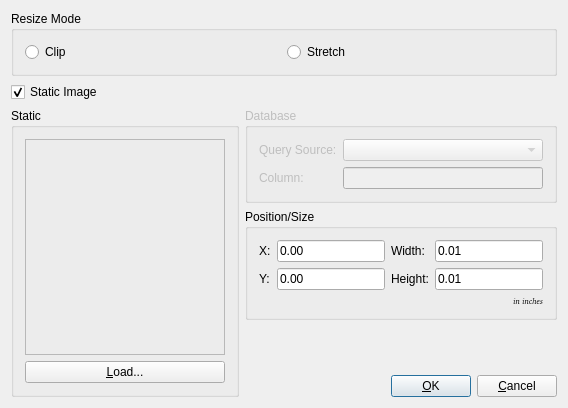
<ui version="4.0" >
 <author></author>
 <comment> * Copyright (c) 2002-2006 by OpenMFG, LLC
 *
 * This program is free software; you can redistribute it and/or modify
 * it under the terms of the GNU General Public License as published by
 * the Free Software Foundation; either version 2 of the License, or
 * (at your option) any later version.
 *
 * This program is distributed in the hope that it will be useful,
 * but WITHOUT ANY WARRANTY; without even the implied warranty of
 * MERCHANTABILITY or FITNESS FOR A PARTICULAR PURPOSE.  See the
 * GNU General Public License for more details.
 *
 * You should have received a copy of the GNU General Public License
 * along with this program; if not, write to the Free Software
 * Foundation, Inc., 59 Temple Place, Suite 330, Boston, MA  02111-1307  USA
 *
 * If you do not wish to be bound by the terms of the GNU General Public
 * License, DO NOT USE THIS SOFTWARE.  Please contact OpenMFG, LLC at
 * info@openmfg.com for details on how to purchase a commercial license.</comment>
 <exportmacro></exportmacro>
 <class>ImageEditor</class>
 <widget class="QDialog" name="ImageEditor" >
  <property name="geometry" >
   <rect>
    <x>0</x>
    <y>0</y>
    <width>568</width>
    <height>408</height>
   </rect>
  </property>
  <property name="windowTitle" >
   <string>Image Editor</string>
  </property>
  <layout class="QGridLayout" >
   <property name="margin" >
    <number>11</number>
   </property>
   <property name="spacing" >
    <number>6</number>
   </property>
   <item row="0" column="0" colspan="2" >
    <widget class="QGroupBox" name="ButtonGroup1" >
     <property name="title" >
      <string>Resize Mode</string>
     </property>
     <layout class="QHBoxLayout" >
      <property name="margin" >
       <number>11</number>
      </property>
      <property name="spacing" >
       <number>6</number>
      </property>
      <item>
       <widget class="QRadioButton" name="rbClip" >
        <property name="text" >
         <string>Clip</string>
        </property>
       </widget>
      </item>
      <item>
       <widget class="QRadioButton" name="rbStretch" >
        <property name="text" >
         <string>Stretch</string>
        </property>
       </widget>
      </item>
     </layout>
    </widget>
   </item>
   <item row="1" column="0" colspan="2" >
    <widget class="QCheckBox" name="cbStatic" >
     <property name="text" >
      <string>Static Image</string>
     </property>
     <property name="checked" >
      <bool>true</bool>
     </property>
    </widget>
   </item>
   <item row="2" column="0" >
    <widget class="QGroupBox" name="gbStatic" >
     <property name="title" >
      <string>Static</string>
     </property>
     <layout class="QVBoxLayout" >
      <property name="margin" >
       <number>11</number>
      </property>
      <property name="spacing" >
       <number>6</number>
      </property>
      <item>
       <widget class="QFrame" name="frmPreview" >
        <property name="sizePolicy" >
         <sizepolicy>
          <hsizetype>7</hsizetype>
          <vsizetype>7</vsizetype>
          <horstretch>1</horstretch>
          <verstretch>0</verstretch>
         </sizepolicy>
        </property>
        <property name="frameShape" >
         <enum>QFrame::StyledPanel</enum>
        </property>
        <property name="frameShadow" >
         <enum>QFrame::Sunken</enum>
        </property>
       </widget>
      </item>
      <item>
       <widget class="QPushButton" name="btnLoad" >
        <property name="sizePolicy" >
         <sizepolicy>
          <hsizetype>1</hsizetype>
          <vsizetype>0</vsizetype>
          <horstretch>0</horstretch>
          <verstretch>0</verstretch>
         </sizepolicy>
        </property>
        <property name="text" >
         <string>&amp;Load...</string>
        </property>
       </widget>
      </item>
     </layout>
    </widget>
   </item>
   <item row="2" column="1" >
    <layout class="QVBoxLayout" >
     <property name="margin" >
      <number>0</number>
     </property>
     <property name="spacing" >
      <number>6</number>
     </property>
     <item>
      <widget class="QGroupBox" name="gbDynamic" >
       <property name="enabled" >
        <bool>false</bool>
       </property>
       <property name="title" >
        <string>Database</string>
       </property>
       <layout class="QGridLayout" >
        <property name="margin" >
         <number>11</number>
        </property>
        <property name="spacing" >
         <number>6</number>
        </property>
        <item row="1" column="1" >
         <widget class="QLineEdit" name="tbColumn" />
        </item>
        <item row="1" column="0" >
         <widget class="QLabel" name="TextLabel1" >
          <property name="sizePolicy" >
           <sizepolicy>
            <hsizetype>5</hsizetype>
            <vsizetype>1</vsizetype>
            <horstretch>0</horstretch>
            <verstretch>0</verstretch>
           </sizepolicy>
          </property>
          <property name="text" >
           <string>Column:</string>
          </property>
         </widget>
        </item>
        <item row="0" column="0" >
         <widget class="QLabel" name="TextLabel1_3" >
          <property name="text" >
           <string>Query Source:</string>
          </property>
         </widget>
        </item>
        <item row="0" column="1" >
         <widget class="QComboBox" name="cbQuery" />
        </item>
       </layout>
      </widget>
     </item>
     <item>
      <widget class="QGroupBox" name="GroupBox1" >
       <property name="title" >
        <string>Position/Size</string>
       </property>
       <layout class="QGridLayout" >
        <property name="margin" >
         <number>11</number>
        </property>
        <property name="spacing" >
         <number>6</number>
        </property>
        <item row="1" column="3" >
         <widget class="QLineEdit" name="leHeight" >
          <property name="text" >
           <string>0.01</string>
          </property>
         </widget>
        </item>
        <item row="0" column="3" >
         <widget class="QLineEdit" name="leWidth" >
          <property name="text" >
           <string>0.01</string>
          </property>
         </widget>
        </item>
        <item row="1" column="0" >
         <widget class="QLabel" name="TextLabel2" >
          <property name="text" >
           <string>Y:</string>
          </property>
         </widget>
        </item>
        <item row="1" column="2" >
         <widget class="QLabel" name="TextLabel4" >
          <property name="text" >
           <string>Height:</string>
          </property>
         </widget>
        </item>
        <item row="0" column="0" >
         <widget class="QLabel" name="TextLabel1_3_2" >
          <property name="text" >
           <string>X:</string>
          </property>
         </widget>
        </item>
        <item row="0" column="2" >
         <widget class="QLabel" name="TextLabel3" >
          <property name="text" >
           <string>Width:</string>
          </property>
         </widget>
        </item>
        <item row="2" column="3" >
         <widget class="QLabel" name="TextLabel5" >
          <property name="font" >
           <font>
            <family>Helvetica [Cronyx]</family>
            <pointsize>6</pointsize>
            <weight>50</weight>
            <italic>true</italic>
            <bold>false</bold>
            <underline>false</underline>
            <strikeout>false</strikeout>
           </font>
          </property>
          <property name="text" >
           <string>in inches</string>
          </property>
          <property name="textFormat" >
           <enum>Qt::AutoText</enum>
          </property>
          <property name="alignment" >
           <set>Qt::AlignRight|Qt::AlignTrailing|Qt::AlignVCenter</set>
          </property>
         </widget>
        </item>
        <item row="1" column="1" >
         <widget class="QLineEdit" name="leYPos" >
          <property name="sizePolicy" >
           <sizepolicy>
            <hsizetype>7</hsizetype>
            <vsizetype>0</vsizetype>
            <horstretch>0</horstretch>
            <verstretch>0</verstretch>
           </sizepolicy>
          </property>
          <property name="minimumSize" >
           <size>
            <width>0</width>
            <height>0</height>
           </size>
          </property>
          <property name="text" >
           <string>0.00</string>
          </property>
         </widget>
        </item>
        <item row="0" column="1" >
         <widget class="QLineEdit" name="leXPos" >
          <property name="sizePolicy" >
           <sizepolicy>
            <hsizetype>7</hsizetype>
            <vsizetype>0</vsizetype>
            <horstretch>0</horstretch>
            <verstretch>0</verstretch>
           </sizepolicy>
          </property>
          <property name="minimumSize" >
           <size>
            <width>0</width>
            <height>0</height>
           </size>
          </property>
          <property name="text" >
           <string>0.00</string>
          </property>
         </widget>
        </item>
       </layout>
      </widget>
     </item>
     <item>
      <spacer>
       <property name="orientation" >
        <enum>Qt::Vertical</enum>
       </property>
       <property name="sizeType" >
        <enum>QSizePolicy::Expanding</enum>
       </property>
       <property name="sizeHint" >
        <size>
         <width>20</width>
         <height>20</height>
        </size>
       </property>
      </spacer>
     </item>
     <item>
      <layout class="QHBoxLayout" >
       <property name="margin" >
        <number>0</number>
       </property>
       <property name="spacing" >
        <number>6</number>
       </property>
       <item>
        <spacer>
         <property name="orientation" >
          <enum>Qt::Horizontal</enum>
         </property>
         <property name="sizeType" >
          <enum>QSizePolicy::Expanding</enum>
         </property>
         <property name="sizeHint" >
          <size>
           <width>20</width>
           <height>20</height>
          </size>
         </property>
        </spacer>
       </item>
       <item>
        <widget class="QPushButton" name="buttonOk" >
         <property name="text" >
          <string>&amp;OK</string>
         </property>
         <property name="shortcut" >
          <string>Alt+O</string>
         </property>
         <property name="autoDefault" >
          <bool>true</bool>
         </property>
         <property name="default" >
          <bool>true</bool>
         </property>
        </widget>
       </item>
       <item>
        <widget class="QPushButton" name="buttonCancel" >
         <property name="text" >
          <string>&amp;Cancel</string>
         </property>
         <property name="shortcut" >
          <string>Alt+C</string>
         </property>
         <property name="autoDefault" >
          <bool>true</bool>
         </property>
        </widget>
       </item>
      </layout>
     </item>
    </layout>
   </item>
  </layout>
 </widget>
 <layoutdefault spacing="6" margin="11" />
 <pixmapfunction>qPixmapFromMimeSource</pixmapfunction>
 <tabstops>
  <tabstop>rbClip</tabstop>
  <tabstop>rbStretch</tabstop>
  <tabstop>cbStatic</tabstop>
  <tabstop>btnLoad</tabstop>
  <tabstop>cbQuery</tabstop>
  <tabstop>tbColumn</tabstop>
  <tabstop>leXPos</tabstop>
  <tabstop>leWidth</tabstop>
  <tabstop>leYPos</tabstop>
  <tabstop>leHeight</tabstop>
  <tabstop>buttonOk</tabstop>
  <tabstop>buttonCancel</tabstop>
 </tabstops>
 <resources/>
 <connections>
  <connection>
   <sender>buttonOk</sender>
   <signal>clicked()</signal>
   <receiver>ImageEditor</receiver>
   <slot>accept()</slot>
   <hints>
    <hint type="sourcelabel" >
     <x>20</x>
     <y>20</y>
    </hint>
    <hint type="destinationlabel" >
     <x>20</x>
     <y>20</y>
    </hint>
   </hints>
  </connection>
  <connection>
   <sender>buttonCancel</sender>
   <signal>clicked()</signal>
   <receiver>ImageEditor</receiver>
   <slot>reject()</slot>
   <hints>
    <hint type="sourcelabel" >
     <x>20</x>
     <y>20</y>
    </hint>
    <hint type="destinationlabel" >
     <x>20</x>
     <y>20</y>
    </hint>
   </hints>
  </connection>
 </connections>
</ui>
